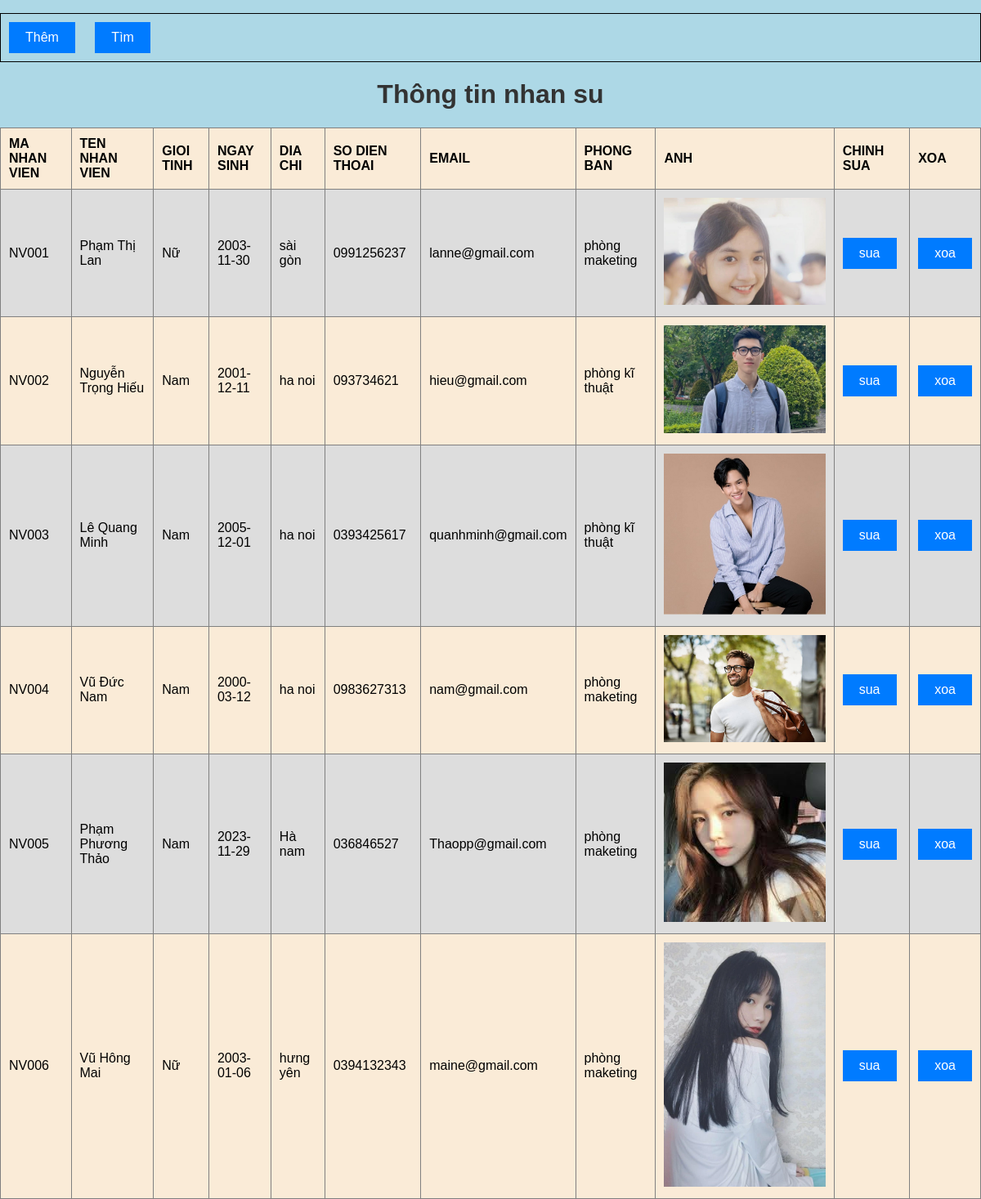
The page /img/QLnhansu/select.php on the database its author committed.
### tables this page shows
CREATE TABLE `tbl_nhanvien` (
  `MaNV` varchar(13) NOT NULL,
  `HoTen` varchar(100) DEFAULT NULL,
  `GioiTinh` varchar(10) DEFAULT NULL,
  `NgaySinh` date DEFAULT NULL,
  `DiaChi` varchar(255) DEFAULT NULL,
  `sdt` varchar(15) DEFAULT NULL,
  `email` varchar(100) DEFAULT NULL,
  `MaPB` int(11) DEFAULT NULL,
  `anh` varchar(255) DEFAULT NULL
);

CREATE TABLE `tbl_phongban` (
  `MaPB` int(11) NOT NULL,
  `TenPB` varchar(100) DEFAULT NULL,
  `sdtPB` varchar(15) DEFAULT NULL
);

### img/QLnhansu/select.php (the view, shortened to what this page needs)
<!DOCTYPE html>
<html>
<head>
</head>
<body>
<nav>
		<ul>
			<li><a href="insert.php">Thêm</a></li>
			<li><a href="search.php">Tìm</a></li>
		</ul>
	</nav>
	<h1>Thông tin nhan su</h1>
<?php
	include('connect.php');
	$sql= 'SELECT nv.MaNV, nv.HoTen, nv.GioiTinh, nv.NgaySinh, nv.DiaChi, nv.sdt, nv.email, pb.TenPB, nv.anh
        FROM tbl_nhanvien AS nv
        JOIN tbl_phongban AS pb ON nv.MaPB = pb.MaPB';
        $result= mysqli_query($conn, $sql);
        if ($result)
	    {
            echo"<table border='1' width='100%'>
            <tr>
                <th>MA NHAN VIEN</th>
                <th>TEN NHAN VIEN</th>
                <th>GIOI TINH</th>
                <th>NGAY SINH</th>
                <th>DIA CHI</th>
                <th>SO DIEN THOAI</th>
                <th>EMAIL</th>
                <th>PHONG BAN</th>
                <th>ANH</th>
                <th>CHINH SUA</th>
                <th>XOA</th>
            </tr>";
            while($rows = mysqli_fetch_assoc($result))
            {
                echo"<tr>
                    <td>",$rows['MaNV'],"</td>
                    <td>",$rows['HoTen'],"</td>
                    <td>",$rows['GioiTinh'],"</td>
                    <td>",$rows['NgaySinh'],"</td>
                    <td>",$rows['DiaChi'],"</td>
                    <td>",$rows['sdt'],"</td>
                    <td>",$rows['email'],"</td>
                    <td>",$rows['TenPB'],"</td>
                    <td><img src='".$rows['anh']."' alt='nhan vien image' width='100%' ></td>
                    <td><a href='update.php?id=",$rows['MaNV'],"'>sua</a></td>
                    <td><a href='delete.php?id=",$rows['MaNV'],"'>xoa</a></td>
                </tr>";
            }
            echo "</table>";
	    }
    ?>
</body>
</html>

### img/QLnhansu/select.php (style rules this page uses)
body { font-family: Arial, sans-serif; margin: 0; padding: 0; background-color: #ADD8E6; }
h1 { color: #333; text-align: center; }
table { margin: auto; border-collapse: collapse; background-color: #FAEBD7; }
th, td { padding: 10px; text-align: left; }
tr:nth-child(even) { background-color: #ddd; }
a { display: inline-block; margin: 10px auto; padding: 10px 20px; color: white; background-color: #007BFF; text-decoration: none; text-align: center; }
nav { margin: 10px 0; }
ul { list-style-type: none; border: 1px solid black; padding: 0; }
li { display: inline-block; margin: 0 10px; }

### rows shown on the page
tbl_nhanvien: MaNV "NV001", HoTen "Phạm Thị Lan", GioiTinh "Nữ", NgaySinh "2003-11-30", DiaChi "sài gòn", sdt "0991256237", email "lanne@gmail.com", MaPB.TenPB "phòng maketing", anh (picture)
tbl_nhanvien: MaNV "NV002", HoTen "Nguyễn Trọng Hiếu", GioiTinh "Nam", NgaySinh "2001-12-11", DiaChi "ha noi", sdt "093734621", email "hieu@gmail.com", MaPB.TenPB "phòng kĩ thuật", anh (picture)
tbl_nhanvien: MaNV "NV003", HoTen "Lê Quang Minh", GioiTinh "Nam", NgaySinh "2005-12-01", DiaChi "ha noi", sdt "0393425617", email "quanhminh@gmail.com", MaPB.TenPB "phòng kĩ thuật", anh (picture)
tbl_nhanvien: MaNV "NV004", HoTen "Vũ Đức Nam", GioiTinh "Nam", NgaySinh "2000-03-12", DiaChi "ha noi", sdt "0983627313", email "nam@gmail.com", MaPB.TenPB "phòng maketing", anh (picture)
tbl_nhanvien: MaNV "NV005", HoTen "Phạm Phương Thảo", GioiTinh "Nam", NgaySinh "2023-11-29", DiaChi "Hà nam", sdt "036846527", email "Thaopp@gmail.com", MaPB.TenPB "phòng maketing", anh (picture)
tbl_nhanvien: MaNV "NV006", HoTen "Vũ Hông Mai", GioiTinh "Nữ", NgaySinh "2003-01-06", DiaChi "hưng yên", sdt "0394132343", email "maine@gmail.com", MaPB.TenPB "phòng maketing", anh (picture)
